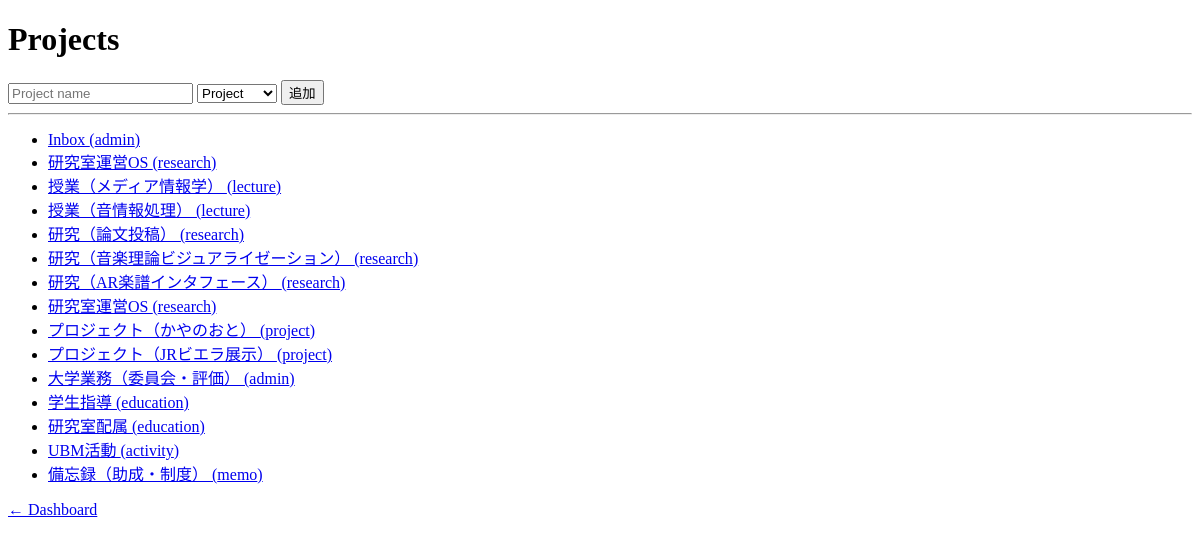
Before: /projects with the older database file.
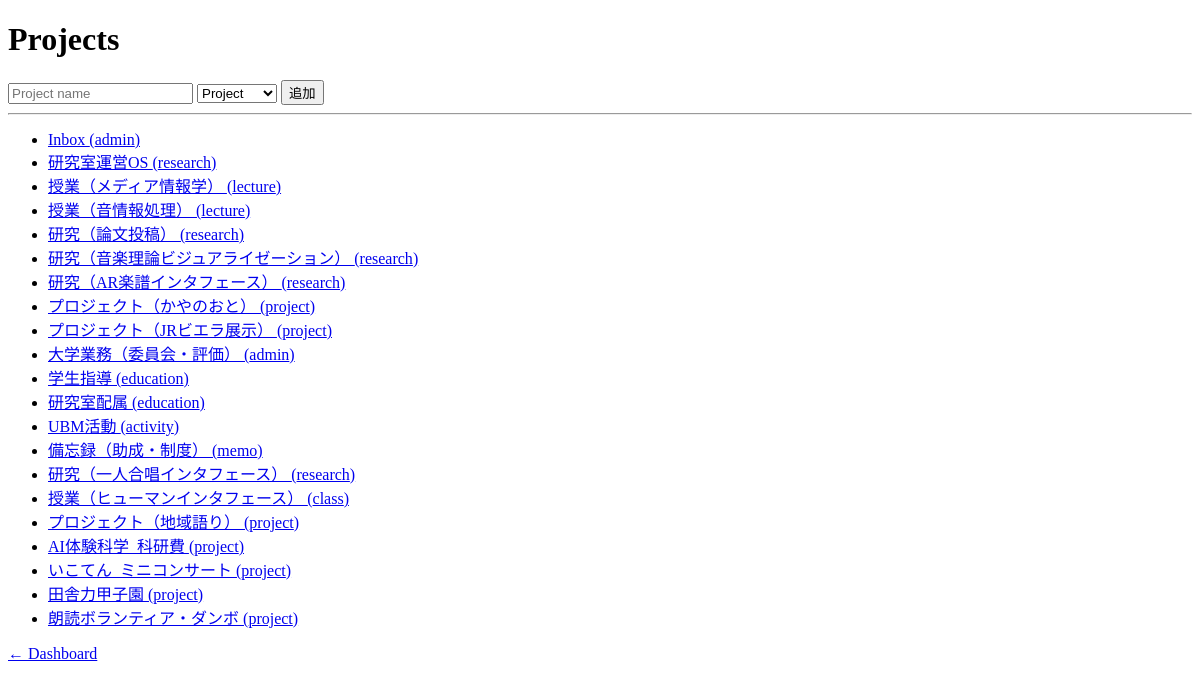
After: the same page with the newer database file.
### tables this page shows
CREATE TABLE projects (
            id INTEGER PRIMARY KEY AUTOINCREMENT,
            name TEXT,
            type TEXT,
            status TEXT
        );

### flask_app.py (the view)
@app.route("/projects")
def projects():
    conn = get_db()
    c = conn.cursor()
    projects = fetch_all_projects(c)
    conn.close()
    return render_template("projects.html", projects=projects)

### db.py (called while the page is built)
def get_db():
    conn = sqlite3.connect(DB_PATH, timeout=5, check_same_thread=False)
    conn.row_factory = sqlite3.Row
    conn.execute("PRAGMA journal_mode=WAL;")
    conn.execute("PRAGMA busy_timeout=5000;")
    return conn

def fetch_all_projects(cursor):
    return cursor.execute("SELECT * FROM projects").fetchall()

### flask_app.py (called while the page is built)
@app.context_processor
def inject_scrapbox_helpers():
    return {
        "scrapbox_page_url": scrapbox_page_url,
        "scrapbox_project_page_url": scrapbox_project_page_url,
        "scrapbox_base_url": f"https://scrapbox.io/{SCRAPBOX_PROJECT}/",
    }

### templates/projects.html (shortened to what this page needs)
<!DOCTYPE html>
<html>
<head>
</head>
<body>
<h1>Projects</h1>
<form action="/add_project" method="post">
    <input name="name" placeholder="Project name">
    <select name="type">
        <option value="project">Project</option>
    </select>
    <button type="submit">追加</button>
</form>
<hr>
<ul>
{% for p in projects %}
    <li>
        <a href="/project/{{ p[0] }}">
            {{ p[1] }} ({{ p[2] }})
        </a>
    </li>
{% endfor %}
</ul>
<a href="/">← Dashboard</a>
</body>
</html>

Changed rows visible on the page:
removed projects: name "研究室運営OS", type "research"
added projects: name "研究（一人合唱インタフェース）", type "research"
added projects: name "授業（ヒューマンインタフェース）", type "class"
added projects: name "プロジェクト（地域語り）", type "project"
added projects: name "AI体験科学_科研費", type "project"
added projects: name "いこてん_ミニコンサート", type "project"
added projects: name "田舎力甲子園", type "project"
added projects: name "朗読ボランティア・ダンボ", type "project"
